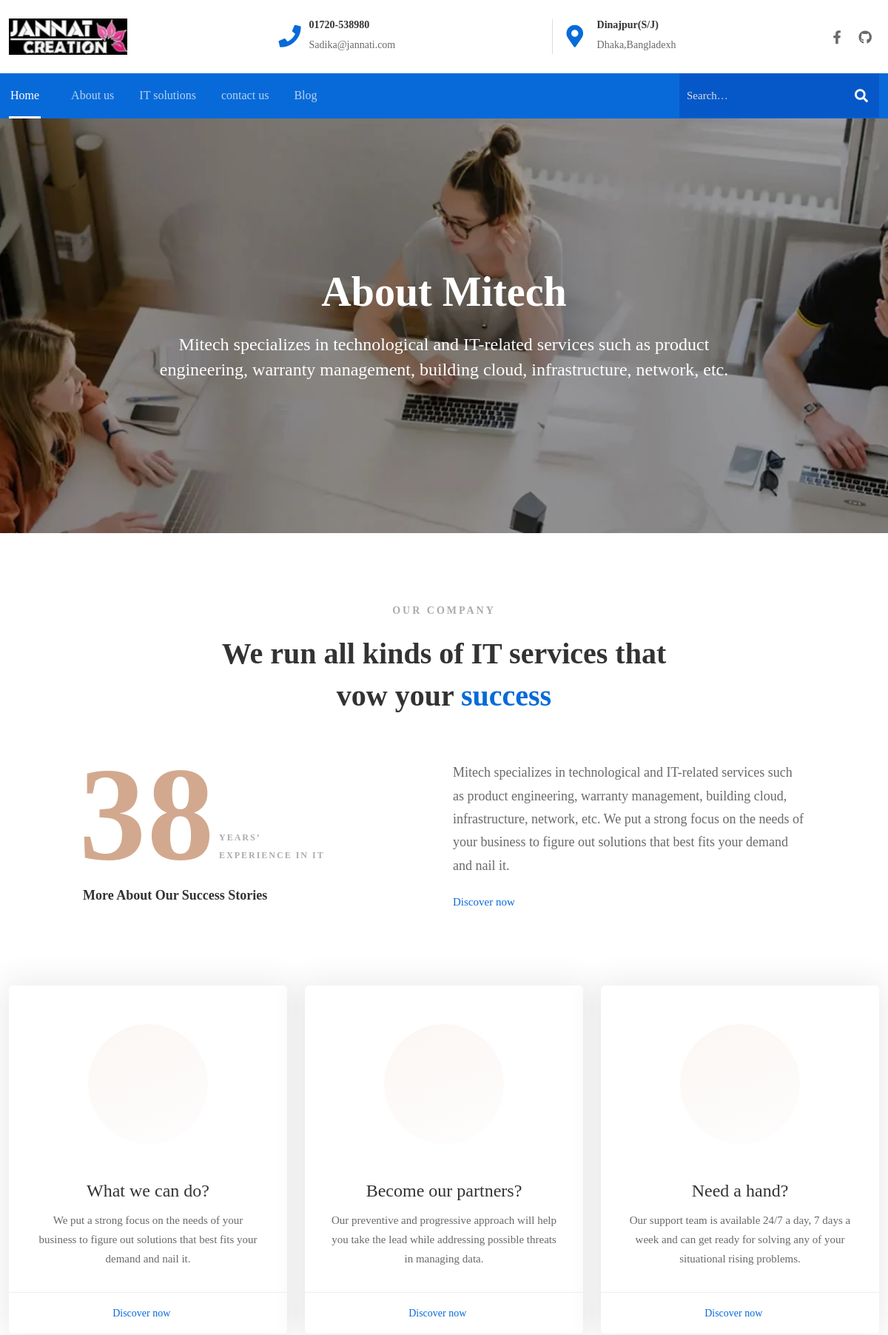
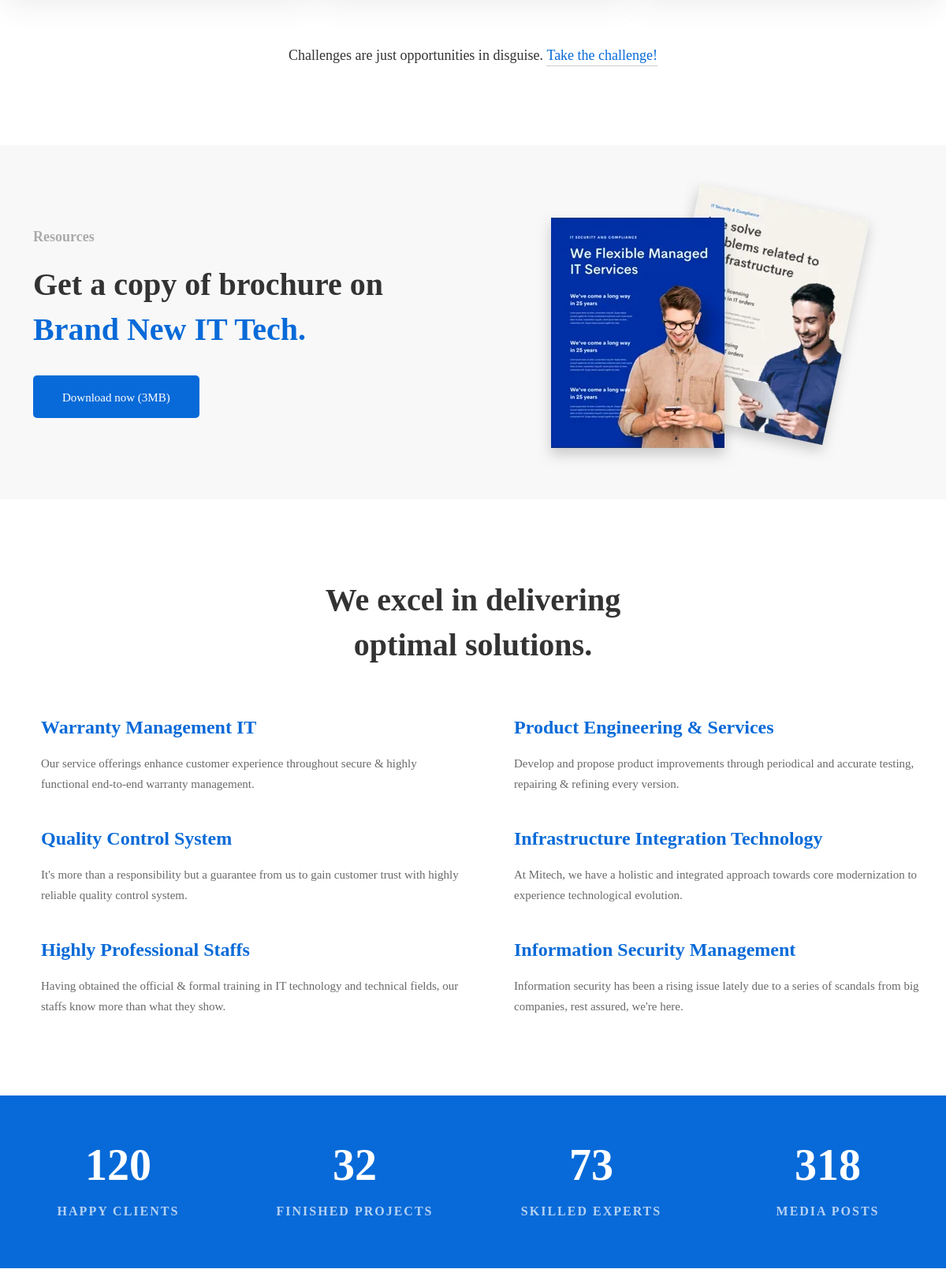
The app's page /about_us/ (upper part) with its own data (2 pictures, top to bottom).
### jsdreamIT/models.py (models this page shows, shortened)
class Banner(models.Model):
    title=models.CharField(max_length=100)
    description=models.TextField()
    image=models.ImageField(upload_to='banner')

### jsdreamIT/views.py (the view)
# urls.py: path('about_us/',views.about,name='about'),
def about(request):
    banners=Banner.objects.all()
    testimonial=Testimonial.objects.all()
    technology=Technology.objects.all()
    context={
        'banners':banners,
        'testimonial':testimonial,
        'technology':technology,
    }
    return render(request,'app/about.html',context)

### templates/app/about.html (shortened to what this page needs)
{% extends 'app/base.html' %}
{% load static %}
{% block main-content %}
<div id="main-wrapper">
    <div class="site-wrapper-reveal">
        <div class="about-banner-wrap banner-space about-us-bg">
            <div class="container">
                <div class="row">
                    <div class="col-lg-8 m-auto">
                        <div class="about-banner-content text-center">
                            <h1 class="mb-15 text-white">About Mitech</h1>
                            <h5 class="font-weight--normal text-white">Mitech specializes in technological and IT-related services such as product engineering, warranty management, building cloud, infrastructure, network, etc. </h5>
                        </div>
                    </div>
                </div>
            </div>
        </div>
        <div class="feature-large-images-wrapper section-space--ptb_100">
            <div class="container">
                <div class="row">
                    <div class="col-lg-12">
                        <div class="section-title-wrap text-center section-space--mb_60">
                            <h6 class="section-sub-title mb-20">Our company</h6>
                            <h3 class="heading">We run all kinds of IT services that <br> vow your <span class="text-color-primary"> success</span></h3>
                        </div>
                    </div>
                </div>
                <div class="cybersecurity-about-box section-space--pb_70">
                    <div class="row">
                        <div class="col-lg-4 offset-lg-1">
                            <div class="modern-number-01">
                                <h2 class="heading  me-5"><span class="mark-text">38</span>Years’ Experience in IT</h2>
                                <h6 class="heading mt-30">More About Our Success Stories</h6>
                            </div>
                        </div>
                        <div class="col-lg-5 offset-lg-1">
                            <div class="cybersecurity-about-text">
                                <div class="text">Mitech specializes in technological and IT-related services such as product engineering, warranty management, building cloud, infrastructure, network, etc. We put a strong focus on the needs of your business to figure out solutions that best fits your demand and nail it.</div>
                                <div class="button-text">
                                    <a href="#" class="btn-text">
                                        Discover now
                                        <span class="button-icon ml-1">
                                <i class="far fa-long-arrow-right"></i>
                            </span>
                                    </a>
                                </div>
                            </div>
                        </div>
                    </div>
                </div>
                <div class="row">
                    <div class="col-12">
                        <div class="feature-images__six">
                            <div class="row">
                               {% for b in banners %}
                                <div class="col-lg-4 col-md-6 wow move-up" style="visibility: hidden; animation-name: none;">
                                    <div class="ht-box-images style-06">
                                        <div class="image-box-wrap">
                                            <div class="box-image">
                                                <div class="default-image">
                                                </div>
                                            </div>
                                            <div class="content">
                                                <h5 class="heading">{{ b.title }}</h5>
                                                <div class="text">{{ b.description }}
                                                </div>
                                                <a href="#" class="box-images-arrow">
                                                    <span class="button-text">Discover now</span>
                                                    <i class="far fa-long-arrow-right"></i>
                                                </a>
                                            </div>
                                        </div>
                                    </div>
                                </div>
                                {% endfor %}
                            </div>
                        </div>
                        <div class="section-under-heading text-center section-space--mt_60">Challenges are just opportunities in disguise. <a href="#">Take the challenge!</a></div>
                    </div>
                </div>
            </div>
        </div>
        <div class="about-resources-wrapper">
            <div class="container-fluid">
                <div class="row align-items-center">
                    <div class="col-lg-6 order-2 order-lg-1">
                        <div class="resources-left-box">
                            <div class="resources-inner">
                                <h6 class="sub-title mb-20">Resources</h6>
                                <h3 class="heading">Get a copy of brochure on <span class="text-color-primary"> Brand New IT Tech.</span></h3>
                                <div class="button mt-30">
                                    <a href="#" class="ht-btn ht-btn-md">Download now (3MB)</a>
                                </div>
                            </div>
                        </div>
                    </div>
                    <div class="col-lg-6 order-1 order-lg-2">
                        <div class="resources-right-box">
                            <div class="resources-right-inner text-center">
                                <div class="resources-images">
                                    <img class="img-fluid" src="assets/images/banners/managed-it-services-book-cover.webp" alt="">
                                </div>
                            </div>
                        </div>
                    </div>
                </div>
            </div>
        </div>
        <div class="about-delivering-wrapper section-space--ptb_100">
            <div class="container">
                <div class="row">
                    <div class="col-lg-12">
                        <div class="section-title-wrap text-center section-space--mb_20">
                            <h3 class="heading">We excel in delivering <br>optimal solutions.</h3>
                        </div>
                    </div>
                </div>
                <div class="row">
                    <div class="col-lg-6">
                        <div class="delivering-optimal-wrap">
                            <div class="list-item">
                                <div class="title-wrap">
                                    <h5 class="title"> Warranty Management IT </h5>
                                    <div class="desc">Our service offerings enhance customer experience throughout secure &amp; highly functional end-to-end warranty management. </div>
                                </div>
                            </div>
                            <div class="list-item">
                                <div class="title-wrap">
                                    <h5 class="title"> Quality Control System </h5>
                                    <div class="desc">It's more than a responsibility but a guarantee from us to gain customer trust with highly reliable quality control system. </div>
                                </div>
                            </div>
                            <div class="list-item">
                                <div class="title-wrap">
                                    <h5 class="title">Highly Professional Staffs </h5>
                                    <div class="desc">Having obtained the official &amp; formal training in IT technology and technical fields, our staffs know more than what they show. </div>
                                </div>
                            </div>
                        </div>
                    </div>
                    <div class="col-lg-6">
                        <div class="delivering-optimal-wrap">
                            <div class="list-item">
                                <div class="title-wrap">
                                    <h5 class="title">Product Engineering &amp; Services </h5>
                                    <div class="desc">Develop and propose product improvements through periodical and accurate testing, repairing &amp; refining every version. </div>
                                </div>
                            </div>
                            <div class="list-item">
                                <div class="title-wrap">
                                    <h5 class="title">Infrastructure Integration Technology </h5>
                                    <div class="desc">At Mitech, we have a holistic and integrated approach towards core modernization to experience technological evolution. </div>
                                </div>
                            </div>
                            <div class="list-item">
                                <div class="title-wrap">
                                    <h5 class="title">Information Security Management </h5>
                                    <div class="desc">Information security has been a rising issue lately due to a series of scandals from big companies, rest assured, we're here. </div>
                                </div>
                            </div>
                        </div>
                    </div>
                </div>
            </div>
        </div>
        <div class="fun-fact-wrapper bg-theme-default section-space--pb_30 section-space--pt_60">
            <div class="container">
                <div class="row">
                    <div class="col-md-3 col-sm-6 wow move-up" style="visibility: hidden; animation-name: none;">
                        <div class="fun-fact--two text-center">
                            <div class="fun-fact__count counter">120</div>
                            <h6 class="fun-fact__text">Happy clients</h6>
                        </div>
                    </div>
                    <div class="col-md-3 col-sm-6 wow move-up" style="visibility: hidden; animation-name: none;">
                        <div class="fun-fact--two text-center">
                            <div class="fun-fact__count counter">32</div>
                            <h6 class="fun-fact__text">Finished projects</h6>
                        </div>
                    </div>
                    <div class="col-md-3 col-sm-6 wow move-up" style="visibility: hidden; animation-name: none;">
                        <div class="fun-fact--two text-center">
                            <div class="fun-fact__count counter">73</div>
                            <h6 class="fun-fact__text">Skilled Experts</h6>
                        </div>
                    </div>
                    <div class="col-md-3 col-sm-6 wow move-up" style="visibility: hidden; animation-name: none;">
                        <div class="fun-fact--two text-center">
                            <div class="fun-fact__count counter">318</div>
                            <h6 class="fun-fact__text">Media Posts</h6>
                        </div>
                    </div>
                </div>
            </div>
        </div>
    </div>
</div>
{% endblock main-content %}

### records on screen
Banner: title "What we can do?", description "We put a strong focus on the needs of your business to figure out solutions that best fits your demand and nail it."
Banner: title "Become our partners?", description "Our preventive and progressive approach will help you take the lead while addressing possible threats in managing data."
Banner: title "Need a hand?", description "Our support team is available 24/7 a day, 7 days a week and can get ready for solving any of your situational rising problems."
